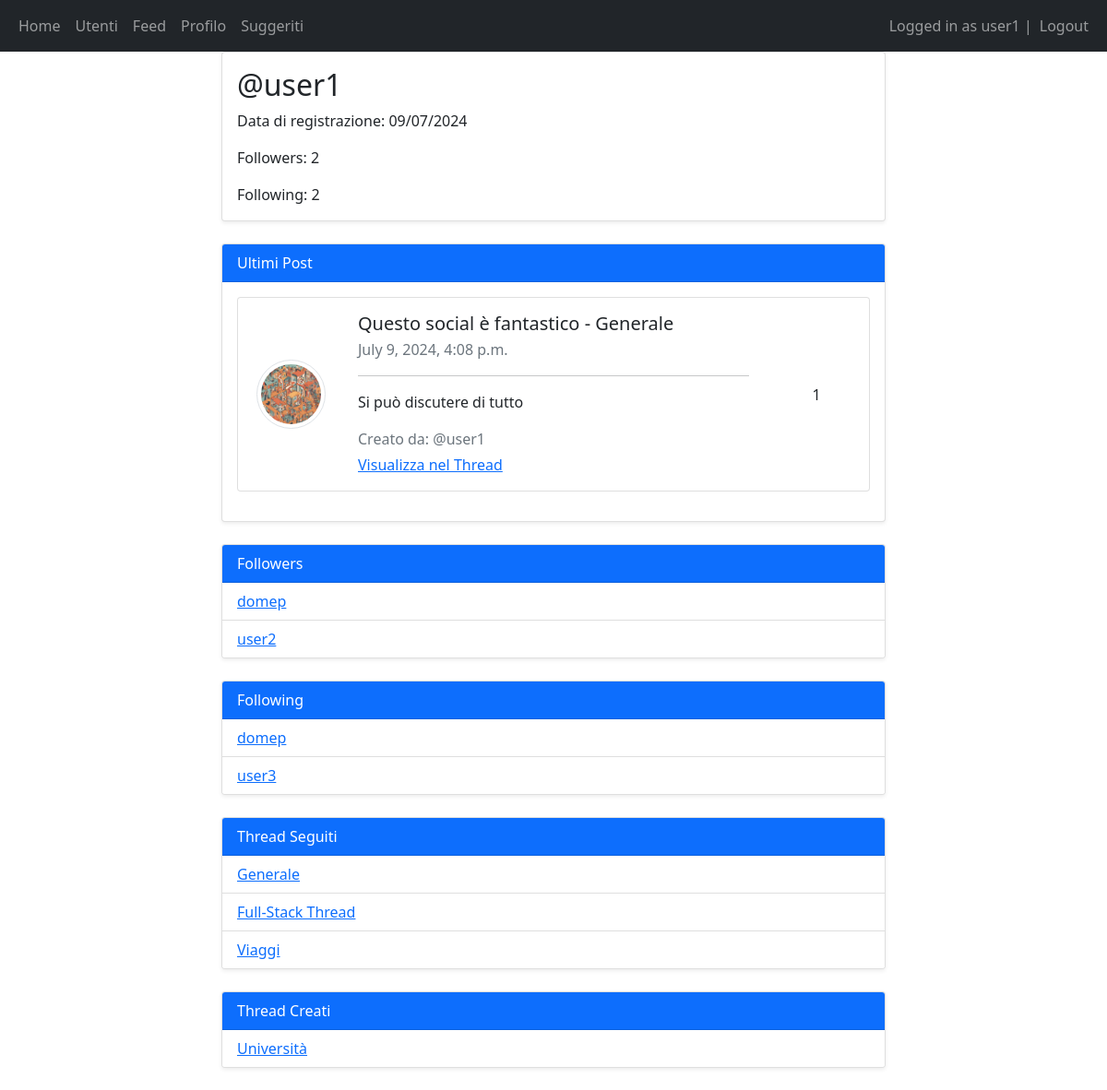
The app's page /profile/user1/ (signed in) with its own data.
### main/models.py (models this page shows, shortened)
class Post(models.Model):
    author = models.ForeignKey(User, on_delete=models.CASCADE)
    thread = models.ForeignKey(Thread, on_delete=models.CASCADE, related_name='posts')
    title = models.CharField(max_length=200)
    description = models.TextField()
    created_at = models.DateTimeField(auto_now_add=True)
    updated_at = models.DateTimeField(auto_now=True)
    total_votes = models.IntegerField(default=0)  # Campo per il conteggio dei voti

class Thread(models.Model):
    author = models.ForeignKey(User, on_delete=models.CASCADE)
    title = models.CharField(max_length=200)
    description = models.CharField(max_length=600)
    created_at = models.DateTimeField(auto_now_add=True)
    image = models.ImageField(upload_to='thread_images/', blank=True, null=True)
    subscribers = models.ManyToManyField(User, related_name='subscribed_threads', blank=True)

class Follow(models.Model):
    follower = models.ForeignKey(User, related_name='following', on_delete=models.CASCADE)
    following = models.ForeignKey(User, related_name='followers', on_delete=models.CASCADE)
    created_at = models.DateTimeField(auto_now_add=True)
    class Meta:
        unique_together = ('follower', 'following')

### main/views.py (the view)
# urls.py: path('profile/<str:username>/', views.profile, name='profile'),
@login_required(login_url="/login")
def profile(request, username):
    user = get_object_or_404(User, username=username)
    followers = user.followers.all()
    following = user.following.all()
    created_threads = Thread.objects.filter(author=user)
    followed_threads = user.subscribed_threads.all()
    user_posts = Post.objects.filter(author=user)
    following_user = Follow.objects.filter(follower=request.user).values_list('following_id', flat=True)
    context = {
        'profile_user': user,
        'followers': followers,
        'following': following,
        'followed_threads': followed_threads,
        'created_threads': created_threads,
        'user_posts': user_posts,
        'following_user': following_user
    }
    return render(request, 'main/profile.html', context)

### main/templates/main/profile.html (shortened to what this page needs)
{% extends 'main/base.html' %}
{% block content %}
<div class="container">
    <div class="row justify-content-center">
        <div class="col-md-8">
            <div class="card shadow-sm mb-4">
                <div class="card-body">
                    <div class="row">
                        <div class="col-md-9">
                            <h2 class="card-title">@{{ profile_user.username }}</h2>
                            <p class="card-text">Data di registrazione: {{ profile_user.date_joined|date:"d/m/Y" }}</p>
                            <p class="card-text">Followers: {{ followers|length }}</p>
                            <p class="card-text">Following: {{ following|length }}</p>
                        </div>
                        <div class="col-md-3 text-end">
                        </div>
                    </div>
                </div>
            </div>
            <div class="card shadow-sm mb-4">
                <div class="card-header bg-primary text-white">
                    Ultimi Post
                </div>
                <div class="card-body">
                    {% if user_posts %}
                        {% for post in user_posts %}
                            <div class="card mb-3">
                                <div class="row g-0 align-items-center">
                                    <div class="col-md-2 text-center">
                                        {% if post.thread.image %}
                                            <img src="{{ post.thread.image.url }}" alt="{{ post.thread.title }}" class="img-thumbnail rounded-circle" style="width: 75px; height: 75px;">
                                        {% else %}
                                            <i class="bi bi-file-earmark-text text-primary fs-3"></i>
                                        {% endif %}
                                    </div>
                                    <div class="col-md-8">
                                        <div class="card-body">
                                            <h5 class="card-title mb-1">
                                                {{ post.title }} - {{ post.thread.title }}
                                            </h5>
                                            <p class="card-text text-muted mb-0 fs-6">{{ post.created_at }}</p>
                                            <hr>
                                            <p class="card-text">{{ post.description }}</p>
                                            <p class="card-text text-muted mb-1">Creato da: @{{ post.author.username }}</p>
                                            <a href="{% url 'enter_thread' post.thread.id %}" class="link-primary">Visualizza nel Thread</a>
                                        </div>
                                    </div>
                                    <div class="col-md-2 d-flex justify-content-center align-items-center">
                                        <div class="btn-group-vertical">
                                            <span class="fs-6">{{ post.total_votes }}</span>
                                        </div>
                                    </div>
                                </div>
                            </div>
                        {% endfor %}
                    {% else %}
                        <p>Nessun post trovato.</p>
                    {% endif %}
                </div>
            </div>
            <div class="card shadow-sm mb-4">
                <div class="card-header bg-primary text-white">
                    Followers
                </div>
                <ul class="list-group list-group-flush">
                    {% for follow in followers %}
                    <li class="list-group-item">
                        <a href="{% url 'profile' follow.follower.username %}" class="ml-2">{{ follow.follower.username }}</a>
                    </li>
                    {% endfor %}
                </ul>
            </div>
            <div class="card shadow-sm mb-4">
                <div class="card-header bg-primary text-white">
                    Following
                </div>
                <ul class="list-group list-group-flush">
                    {% for follow in following %}
                    <li class="list-group-item">
                        <a href="{% url 'profile' follow.following.username %}" class="ml-2">{{ follow.following.username }}</a>
                    </li>
                    {% endfor %}
                </ul>
            </div>
            <div class="card shadow-sm mb-4">
                <div class="card-header bg-primary text-white">
                    Thread Seguiti
                </div>
                <ul class="list-group list-group-flush">
                    {% for thread in followed_threads %}
                    <li class="list-group-item">
                        <a href="{% url 'enter_thread' thread.id %}">{{ thread.title }}</a>
                    </li>
                    {% endfor %}
                </ul>
            </div>
            <div class="card shadow-sm mb-4">
                <div class="card-header bg-primary text-white">
                    Thread Creati
                </div>
                <ul class="list-group list-group-flush">
                    {% for thread in created_threads %}
                    <li class="list-group-item">
                        <a href="{% url 'enter_thread' thread.id %}">{{ thread.title }}</a>
                    </li>
                    {% endfor %}
                </ul>
            </div>
        </div>
    </div>
</div>
{% endblock %}

### main/templates/main/base.html (shortened to what this page needs)
<!DOCTYPE html>
<html lang="en">
  <head>
    <link
      href="https://cdn.jsdelivr.net/npm/bootstrap@5.1.3/dist/css/bootstrap.min.css"
      rel="stylesheet"
    />
    <link href="https://cdn.jsdelivr.net/npm/bootstrap-icons/font/bootstrap-icons.css" rel="stylesheet">
    <link rel="stylesheet" href="https://cdnjs.cloudflare.com/ajax/libs/font-awesome/5.15.4/css/all.min.css">
  </head>
  <body>
    <nav class="navbar navbar-expand-lg navbar-dark bg-dark">
      <div class="container-fluid">
        <div>
          <ul class="navbar-nav">
            <li class="nav-item">
              <a class="nav-link" href="/home">Home</a>
            </li>
            <li class="nav-item">
              <a class="nav-link" href="/friends">Utenti</a>
            </li>
            <li class="nav-item">
              <a class="nav-link" href="/feed">Feed</a>
            </li>
            {% if user.is_authenticated %}
            <li class="nav-item">
              <a class="nav-link" href="{% url 'profile' user.username %}">Profilo</a>
            </li>
            {% endif %}
            <li class="nav-item">
              <a class="nav-link" href="{% url 'recommended_content' %}">Suggeriti</a>
            </li>
          </ul>
        </div>
        <div>
          <ul class="navbar-nav">
            {% if user.is_authenticated %}
            <span class="navbar-text">Logged in as {{user.username}} | </span>
            <li class="nav-item">
              <a class="nav-link" href="/logout">Logout</a>
            </li>
            {% else %}
            <li class="nav-item">
              <a class="nav-link" href="/login">Login</a>
            </li>
            {% endif %}
          </ul>
        </div>
      </div>
    </nav>
    <div class="container">{% block content %} {% endblock %}</div>
  </body>
</html>

### records on screen
Post: thread.image (picture), title "Questo social è fantastico", thread "Generale", created_at "July 9, 2024, 4:08 p.m.", description "Si può discutere di tutto", author.username "user1", total_votes "1"
Follow: follower.username "domep"
Follow: follower.username "user2"
Follow: following.username "domep"
Follow: following.username "user3"
Thread: title "Generale"
Thread: title "Full-Stack Thread"
Thread: title "Viaggi"
Thread: title "Università"

### other values on screen
{{ user.username }} "user1"
{{ profile_user.username }} "user1"
{{ profile_user.date_joined|date:"d/m/Y" }} "09/07/2024"
{{ followers|length }} "2"
{{ following|length }} "2"
